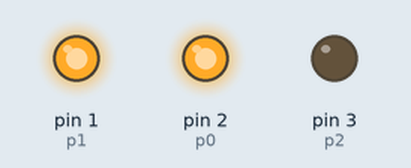
Simulated run of this program. Board: MicroPython board. Shown: output pins drawn as LEDs (lit = HIGH). What the program prints to the serial console is not drawn.

Above: at 0.1 s.
Timing chart, 0 to 1.6 s (numbered marks = the images above):
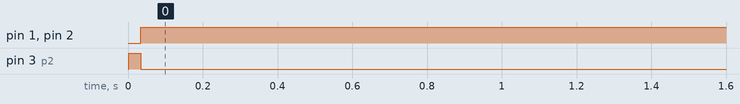

Measured:
- by itself, pin 1 (p1), pin 2 (p0): LOW → HIGH at 0.03 s
- by itself, pin 3 (p2): LOW → HIGH at 0.00 s, → LOW 0.03 s later

The program:

revision_2_scan_chain.py
```python
from machine import Pin
from machine import Timer
import time

main_clk = False
check_clk = False

scan_data = '01010101'

def flip_clk(t):
    global main_clk, check_clk
    if not check_clk:
        main_clk = not main_clk
        check_clk = True

if __name__ == '__main__':
    main_timer = Timer()

    main_timer.init(mode=Timer.PERIODIC, freq=500, callback=flip_clk)

    p0 = Pin(2, Pin.OUT)
    p0.value(0)

    p1 = Pin(1, Pin.OUT)
    p1.value(0)

    p2 = Pin(3, Pin.OUT)
    p2.value(0)

    current_bit = 0
    prev_main_clk_state = main_clk
    run = True

    p0_value = 0
    p2_value = 0

    while run:
        if check_clk:
            check_clk = False

            if main_clk and not prev_main_clk_state:


                if current_bit < len(scan_data):

                    print(f"Current bit: {scan_data[current_bit]}")
                    if scan_data[current_bit] == '0':
                        p0_value = 0
                    elif scan_data[current_bit] == '1':
                        p0_value = 1

                current_bit += 1

                if current_bit > len(scan_data):
                    run = False
                    p2_value = False   #added 3 lines to update p2_value before exiting while loop
                else:
                    p2_value = True


            p0.value(p0_value)
            p1.value(main_clk)
            p2.value(p2_value)
            prev_main_clk_state = main_clk
```
